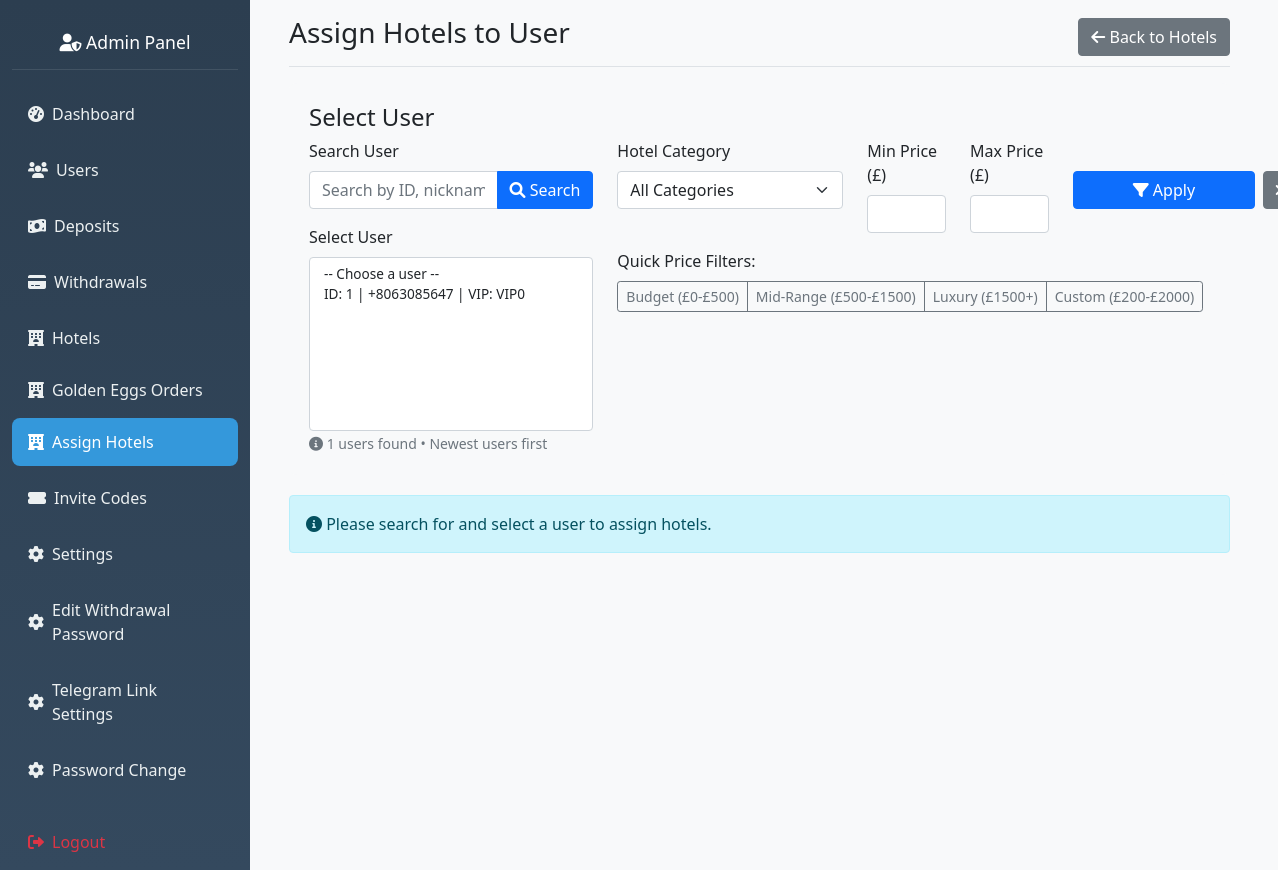
/admin/assign-hotels?user_id=2 (signed in), run on an earlier commit of the app's database.
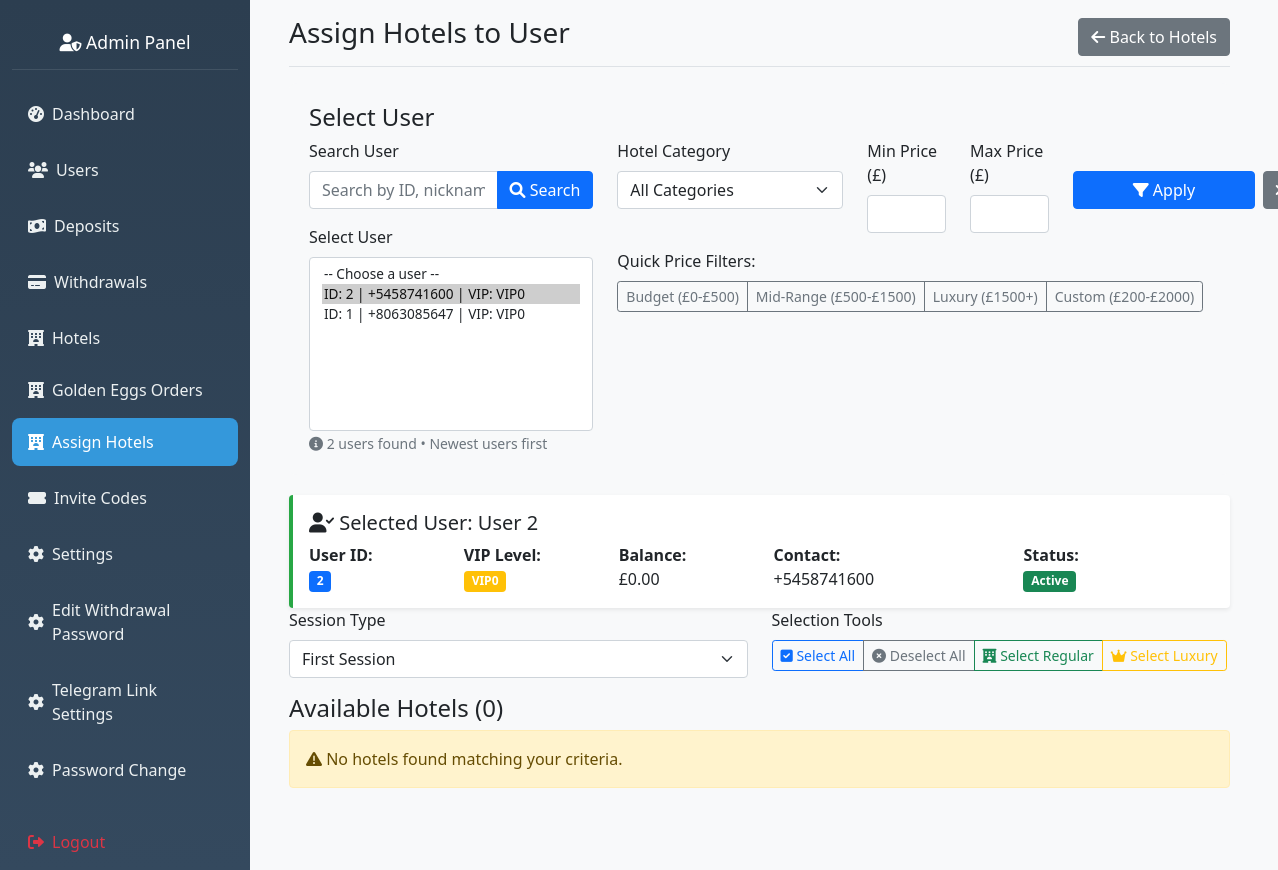
And on a later commit of the database.
### hotel_app/models.py (models this page shows, shortened)
class User(db.Model, UserMixin):
    __tablename__ = 'user'
    id = db.Column(db.Integer, primary_key=True)
    nickname = db.Column(db.String(80))
    user_id = db.Column(db.String(6), unique=True)
    agent_id = db.Column(db.String(6), unique=True)
    contact = db.Column(db.String(20))
    invitation_code = db.Column(db.String(20))
    member_points = db.Column(db.Integer, default=0)
    trial_bonus = db.Column(db.Float, default=564.00)
    balance = db.Column(db.Float, default=0.00)
    total_deposits = db.Column(db.Float, default=0.0)
    vip_level = db.Column(db.String(10), default='VIP0')
    withdrawal_password = db.Column(db.String(100))
    password_hash = db.Column(db.String(100))
    is_active = db.Column(db.Boolean, default=False)
    created_at = db.Column(db.DateTime, default=datetime.utcnow)
    session_locked = db.Column(db.Boolean, default=False)
    total_commission_earned = db.Column(db.Float, default=0.0)
    first_session_completed = db.Column(db.Boolean, default=False)
    session_reset_date = db.Column(db.String)
    currency = db.Column(db.String(10), default='$')
    bound_wallet_type = db.Column(db.String(20))
    max_first_session_reservations = db.Column(db.Integer, default=35)
    wallet_bound_at = db.Column(db.DateTime)
    second_session_reservations_count = db.Column(db.Integer, default=0)
    second_session_commission = db.Column(db.Float, default=0.0)
    bound_wallet_address = db.Column(db.String(200))
    first_session_commission = db.Column(db.Float, default=0.0)
    first_session_reservations_count = db.Column(db.Integer, default=0)
    current_session = db.Column(db.String(10), default='first')
    revolut_name = db.Column(db.String(100))
    revolut_iban = db.Column(db.String(50))
    revolut_revtag = db.Column(db.String(20))
    ip_address = db.Column(db.String(45))
    country = db.Column(db.String(100))
    country_code = db.Column(db.String(2))
    region = db.Column(db.String(100))
    city = db.Column(db.String(100))
    latitude = db.Column(db.Float)
    longitude = db.Column(db.Float)
    timezone = db.Column(db.String(50))
    isp = db.Column(db.String(255))
    last_location_update = db.Column(db.DateTime, default=datetime.utcnow)
    reservations = db.relationship(
        'Reservation',
        backref='user',
        lazy='dynamic',
        cascade='all, delete-orphan',
        passive_deletes=True
    )
    deposit_requests = db.relationship(
        'DepositRequest',
        backref='user',
        lazy='dynamic'
    )
    withdrawal_requests = db.relationship(
        'WithdrawalRequest',
        backref='user',
        lazy='dynamic'
    )
    hotel_assignments = db.relationship(
        'UserHotelAssignment',
        foreign_keys='UserHotelAssignment.user_id',
        backref='user',
        lazy='dynamic',
        cascade='all, delete-orphan',
        passive_deletes=True
    )
    hotel_ratings = db.relationship(
        'UserHotelRating',
        backref='user',
        lazy='dynamic'
    )
    golden_eggs = db.relationship(
        'GoldenEgg',
        foreign_keys='GoldenEgg.user_id',
        backref='recipient',
        lazy='dynamic'
    )

### hotel_app/routes.py (the view, shortened to what this page needs)
@app.route('/admin/assign-hotels', methods=['GET', 'POST'])
@admin_required
def assign_hotels_to_user():
    user_id = request.args.get('user_id')
    user_search = request.args.get('user_search', '')  # ADD THIS LINE
    category_filter = request.args.get('category', '')
    min_price = request.args.get('min_price', type=float)
    max_price = request.args.get('max_price', type=float)
    users_query = User.query.filter_by(is_active=True)
    users = users_query.order_by(User.id.desc()).all()  # Newest users first
    query = Hotel.query.filter_by(is_active=True)
    if category_filter:
        query = query.filter_by(category=category_filter)
    if min_price is not None:
        query = query.filter(Hotel.price >= min_price)
    if max_price is not None:
        query = query.filter(Hotel.price <= max_price)
    hotels = query.order_by(Hotel.category, Hotel.price, Hotel.name).all()
    selected_user = None
    if user_id:
        selected_user = User.query.get(user_id)
    price_stats = db.session.query(
        db.func.min(Hotel.price).label('min_price'),
        db.func.max(Hotel.price).label('max_price')
    ).filter_by(is_active=True).first()
    return render_template('admin_assign_hotels.html',
                         users=users,
                         hotels=hotels,
                         selected_user=selected_user,
                         category_filter=category_filter,
                         min_price=min_price,
                         max_price=max_price,
                         price_stats=price_stats,
                         user_search=user_search)

### hotel_app/routes.py (called while the page is built)
def admin_required(f):
    @wraps(f)
    def wrapper(*args, **kwargs):
        admin_id = session.get('admin_id')
        if not admin_id:
            flash("Admin login required.", "danger")
            return redirect(url_for('admin_login'))
        admin = Admin.query.get(admin_id)
        if not admin or not admin.is_active:
            session.pop('admin_id', None)
            flash("Admin access denied.", "danger")
            return redirect(url_for('admin_login'))
        g.current_admin = admin
        return f(*args, **kwargs)
    return wrapper

@app.before_request
def check_admin_routes():
    if request.endpoint and request.endpoint.startswith('admin_') and request.endpoint != 'admin_login':
        if 'admin_id' not in session:
            return redirect(url_for('admin_login'))

### hotel_app/templates/admin_assign_hotels.html (shortened to what the changed rows need)
{% extends "admin_base.html" %}
{% block content %}
<body>
    <div class="container-fluid">
        <div class="row">
            <div class="col-md-12">
                <div
                    class="d-flex flex-wrap flex-md-nowrap justify-content-between align-items-center pb-2 mb-3 border-bottom">
                    <p class="h3">Assign Hotels to User</p>
                    <a href="{{ url_for('manage_hotels') }}" class="btn btn-secondary">
                    </a>
                </div>
                <div class="user-selection-section">
                    <h4>Select User</h4>
                    <form method="GET" id="filterForm">
                        <div class="row">
                            <div class="col-md-4">
                                <label class="form-label">Search User</label>
                                <div class="input-group mb-3">
                                    <input type="text" name="user_search" class="form-control"
                                           value="{{ user_search or '' }}"
                                           placeholder="Search by ID, nickname, contact...">
                                    <button type="submit" class="btn btn-primary">
                                    </button>
                                </div>
                                <label for="user_id" class="form-label">Select User</label>
                                <select name="user_id" id="user_id" class="form-select" size="8" onchange="this.form.submit()">
                                    <option value="">-- Choose a user --</option>
                                    {% for user in users %}
                                    <option value="{{ user.id }}" {% if selected_user and selected_user.id == user.id %}selected{% endif %}>
                                        ID: {{ user.id }} |
                                    </option>
                                    {% endfor %}
                                </select>
                                <small class="text-muted">
                                    <i class="fas fa-info-circle"></i>
                                    {{ users|length }} users found • Newest users first
                                </small>
                            </div>
                        </div>
                    </form>
                </div>
                {% if selected_user %}
                <div class="user-info-card card mt-3">
                    <div class="card-body">
                        <h5 class="card-title">
                            <i class="fas fa-user-check"></i> Selected User:
                            {% if selected_user.nickname %}
                            {{ selected_user.nickname }}
                            {% else %}
                            User {{ selected_user.id }}
                            {% endif %}
                        </h5>
                        <div class="row">
                            <div class="col-md-2">
                                <strong>User ID:</strong><br>
                                <span class="badge bg-primary">{{ selected_user.id }}</span>
                            </div>
                            <div class="col-md-2">
                                <strong>VIP Level:</strong><br>
                                <span class="badge bg-warning">{{ selected_user.vip_level }}</span>
                            </div>
                            <div class="col-md-2">
                                <strong>Balance:</strong><br>
                                £{{ "%.2f"|format(selected_user.balance) }}
                            </div>
                            <div class="col-md-3">
                                <strong>Contact:</strong><br>
                                {{ selected_user.contact or selected_user.email or 'N/A' }}
                            </div>
                            <div class="col-md-3">
                                <strong>Status:</strong><br>
                                <span class="badge bg-success">Active</span>
                            </div>
                        </div>
                    </div>
                </div>
                {% endif %}
                {% if selected_user %}
                <form method="POST" id="assignmentForm">
                    <div class="row mb-3">
                        <div class="col-md-6">
                            <label for="session_type" class="form-label">Session Type</label>
                            <select name="session_type" id="session_type" class="form-select" required>
                                <option value="first">First Session</option>
                            </select>
                        </div>
                        <div class="col-md-6">
                            <label class="form-label">Selection Tools</label>
                            <div class="btn-group" role="group">
                                <button type="button" class="btn btn-outline-primary btn-sm" onclick="selectAll()">
                                    <i class="fas fa-check-square"></i> Select All
                                </button>
                                <button type="button" class="btn btn-outline-secondary btn-sm" onclick="deselectAll()">
                                    <i class="fas fa-times-circle"></i> Deselect All
                                </button>
                                <button type="button" class="btn btn-outline-success btn-sm"
                                    onclick="selectByCategory('regular')">
                                    <i class="fas fa-hotel"></i> Select Regular
                                </button>
                                <button type="button" class="btn btn-outline-warning btn-sm"
                                    onclick="selectByCategory('luxury')">
                                    <i class="fas fa-crown"></i> Select Luxury
                                </button>
                            </div>
                        </div>
                    </div>
                    <div class="row">
                        <div class="col-md-12">
                            <h4>Available Hotels ({{ hotels|length }})</h4>
                            {% if hotels %}
                            <div class="row">
                                {% for hotel in hotels %}
                                <div class="col-md-6 col-lg-4 mb-3">
                                    <div class="hotel-card card h-100" data-category="{{ hotel.category }}"
                                        data-price="{{ hotel.price }}">
                                        <div class="card-body">
                                            <div class="form-check">
                                                <input class="form-check-input hotel-checkbox" type="checkbox"
                                                    name="hotel_ids" value="{{ hotel.id }}" id="hotel_{{ hotel.id }}">
                                                <label class="form-check-label" for="hotel_{{ hotel.id }}">
                                                    <strong>{{ hotel.name }}</strong>
                                                </label>
                                            </div>
                                            <div class="mt-2">
                                                <span class="badge bg-primary price-badge">£{{ hotel.price }}</span>
                                                <span class="badge bg-secondary category-badge">{{ hotel.category }}</span>
                                            </div>
                                            {% if hotel.location %}
                                            <div class="text-muted small mt-1">
                                                <i class="fas fa-map-marker-alt"></i> {{ hotel.location }}
                                            </div>
                                            {% endif %}
                                            <div class="mt-3">
                                                <label for="commission_{{ hotel.id }}" class="form-label small">Commission (£)</label>
                                                <input type="number" class="form-control form-control-sm"
                                                    name="commission_{{ hotel.id }}" id="commission_{{ hotel.id }}"
                                                    value="{{ hotel.commission_multiplier * 10 }}" step="0.01" min="0">
                                            </div>
                                        </div>
                                    </div>
                                </div>
                                {% endfor %}
                            </div>
                            <div class="mt-4">
                                <button type="submit" class="btn btn-success btn-lg">
                                    <i class="fas fa-paper-plane"></i> Assign Selected Hotels
                                </button>
                                <a href="{{ url_for('manage_hotels') }}" class="btn btn-secondary">
                                    <i class="fas fa-times"></i> Cancel
                                </a>
                            </div>
                            {% else %}
                            <div class="alert alert-warning">
                                <i class="fas fa-exclamation-triangle"></i>
                                No hotels found matching your criteria.
                            </div>
                            {% endif %}
                        </div>
                    </div>
                </form>
                {% else %}
                <div class="alert alert-info mt-3">
                    <i class="fas fa-info-circle"></i>
                    {% if user_search and users|length == 0 %}
                    No users found matching "{{ user_search }}". Try a different search term.
                    {% elif user_search %}
                    Please select a user from the search results above.
                    {% else %}
                    Please search for and select a user to assign hotels.
                    {% endif %}
                </div>
                {% endif %}
            </div>
        </div>
    </div>
</body>
{% endblock %}

What changed in the data, as far as the page shows it:
added User: id "2", vip_level "VIP0", balance "0.00", contact "+5458741600"
Also different on the page:
form field user_id: "-- Choose a user -- / ID: 1 | +8063085647 | VIP: VIP0" → "-- Choose a user -- / ID: 2 | +5458741600 | VIP: VIP0 ☑ / ID: 1 | +8063085647 | VIP: VIP0"
{{ users|length }}: "1" → "2"
form field session_type: (not shown) → "First Session"
{{ hotels|length }}: (not shown) → "0"
text no longer shown: "Please search for and select a user to assign hotels."
text now shown: "Selected User: User User ID: VIP Level: Balance: £ Contact: Status: Active Session Type Selection Tools Select All Deselect All Select Regular Select Luxury Available Hotels ( ) No hotels found matching your criteria."
